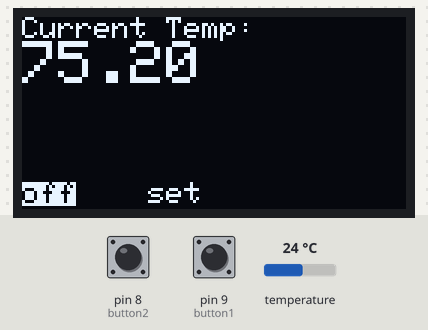
Bench run of a sketch on a simulated Arduino Uno, built with avr-gcc and run on an emulated ATmega328P. On the bench: 128×64 one-colour display. Inputs (shaded band) come from the test bench; at power-on: pin 8 (button2) HIGH, pin 9 (button1) HIGH, temperature 24 °C. The display library's start-up logo is not drawn; what the sketch prints to the serial monitor is not drawn.

Above: at 5.3 s.
5.4 s: pin 8 (button2) pulled LOW for 0.15 s
At 6.8 s:
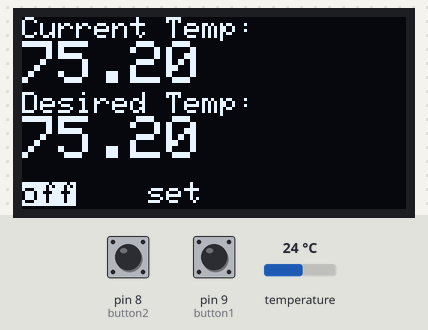
7.1 s: pin 9 (button1) pulled LOW for 1 s
At 9.2 s:
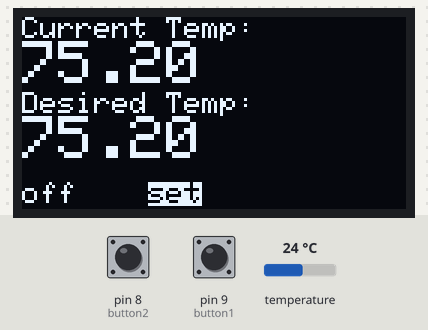
9.6 s: pin 8 (button2) pulled LOW for 1 s
At 10.8 s:
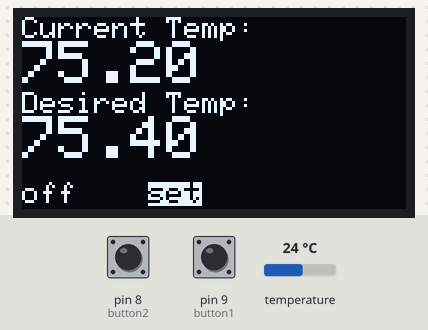
12.1 s: temperature set to 28 °C
At 13.4 s:
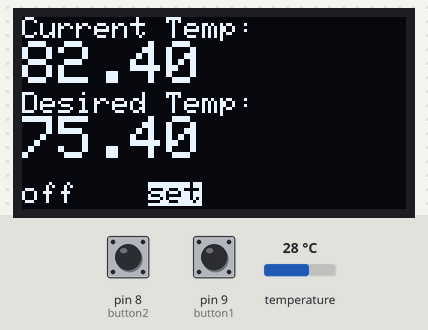
13.7 s: temperature set to 12 °C
At 15.0 s:
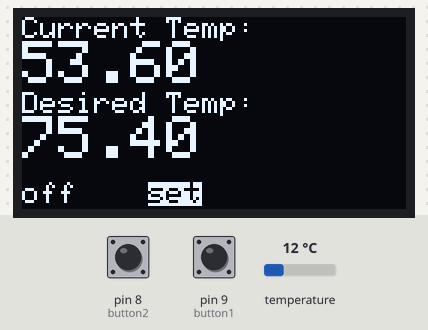
15.4 s: pin 9 (button1) pulled LOW for 1 s
At 16.7 s:
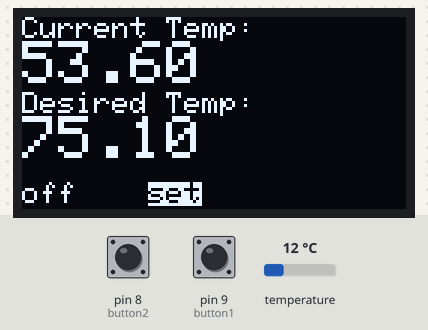
Timing chart, 0 to 18.4 s (numbered marks = the images above; inputs shaded):
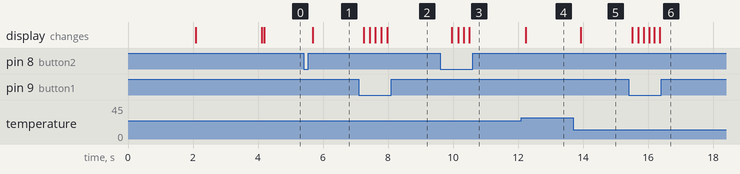

Measured:
- after the input at 5.4 s, the display: changes after 0.29 s (image 1)
- after the input at 7.1 s, the display: changes after 0.15 s (image 2)
- after the input at 9.6 s, the display: first changes after 0.37 s (image 3 shows a later state)
- after the input at 12.1 s, the display: changes after 0.13 s (image 4)
- after the input at 13.7 s, the display: changes after 0.24 s (image 5)
- after the input at 15.4 s, the display: first changes after 0.11 s (image 6 shows a later state)

The sketch:

oled_display.ino
```cpp
#include <Wire.h>
#include <Adafruit_GFX.h>
#include <Adafruit_SSD1306.h>
#include <Fonts/FreeSerif9pt7b.h>
#include <IRremote.h>


#include <DS3232RTC.h>      // https://github.com/JChristensen/DS3232RTC
DS3232RTC myRTC;

#define SCREEN_WIDTH 128 // OLED display width, in pixels
#define SCREEN_HEIGHT 64 // OLED display height, in pixels

#define OLED_RESET 4
#define SCREEN_ADDRESS 0x3C

Adafruit_SSD1306 display(SCREEN_WIDTH, SCREEN_HEIGHT, &Wire, OLED_RESET);

#define  button1 9 //down temp; button states will be inverted since using internal pull-up resistor
#define  button2 8 //up temp

#define IR_SEND_PIN A5

IRsend irsend;

//irsend.enableIROut(A5); //no longer needed


  int button1State;
  int button2State;
  float desiredTemp;
  float currentTemp;
  int mode = 1; //for which cooling mode
  int fanOn = 0; //0 for off, 1 for on

void setup(){

  Serial.begin(9600);
  Wire.begin();


  pinMode(button1, INPUT);
  digitalWrite(button1, HIGH);

  pinMode(button2, INPUT);
  digitalWrite(button2, HIGH);


  display.begin(SSD1306_SWITCHCAPVCC, 0x3C);
  myRTC.begin();


  display.display();
  delay(2000); // Pause for 2 seconds


  // Clear the buffer
  display.clearDisplay();


  // Draw a single pixel in white
  display.drawPixel(10, 10, SSD1306_WHITE);


  // Show the display buffer on the screen. You MUST call display() after
  // drawing commands to make them visible on screen!
  display.display();
  display.clearDisplay();
  delay(2000);

  displayMode(mode);

}


void loop() {

displayRTC();

  if (mode == 1) //off mode
  {
    button1State = digitalRead(button1);
    button2State = digitalRead(button2);

    while (button2State != 0) //stays in this loop until button 2 is pressed
    {

      button1State = digitalRead(button1);
      button2State = digitalRead(button2);
      if (button1State == 0) {
      switch (mode)
      {
        case 1: mode = 2;
                break;
        case 2: mode = 1;
                break;
      }
     }

      displayMode(mode);
      delay(150);

    }
  }


  Serial.print("Mode: ");
  Serial.println(mode);


  displayMode(mode);

  setTemp(mode);

  displayDesiredTemp();

  display.display();

  fanOn = decideToggle(desiredTemp, currentTemp, mode, fanOn);


}


//decides if the fan should be toggled on or off; returns values according to its action
int decideToggle(float desiredTemp, float currentTemp, int mode, int fanOn)
{
  if (((currentTemp - desiredTemp) > .5) && (mode == 2) && (fanOn == 0)) {
    sendIR(); //turn on
    Serial.println("Turning on");
    display.display();
    return 1;
  }


  if (((currentTemp - desiredTemp) <= -0.5) && (fanOn == 1)) {
    sendIR();
    Serial.println("Turning off");
    return 0;
  }

  else {
    return fanOn; //returns what it currently is, when it was passed in
  }
}


//sends the ir signal
void sendIR()
{

   int khz = 38;// 38kHz carrier frequency for the NEC protocol
   unsigned int On[] ={1250,400, 1250,400, 450,1250, 1250,400, 1250,400, 450,1250, 400,1250, 450,1200, 450,1250, 400,1250, 450,1200, 1300};  // Power


   for (int i = 0; i < 10; i++) //need to play around with this value //************
   {
    irsend.sendRaw(On,sizeof(On)/sizeof(int),khz);
   }
  // Serial.println("Toggled");
/*
   for (int i = 0; i < 10; i++) //need to play around with this value
   {
     irsend.sendRaw(On,sizeof(On)/sizeof(int),khz);
   }

 */
}

//displays the current mode
void displayMode(int mode)
{

    display.setTextSize(1);
    display.setCursor(0, 55);

    switch(mode) {
        case 1:
          display.setTextColor(BLACK, WHITE);
          display.print("off");
          display.setTextColor(WHITE, BLACK);
          display.print("    ");
          display.print("set");
          display.print("    ");
          break;

        case 2:
          display.setTextColor(WHITE, BLACK);
          display.print("off");
          display.print("    ");
          display.setTextColor(BLACK, WHITE);
          display.print("set");
          display.setTextColor(WHITE, BLACK);
          display.print("    ");
          break;

    }

    display.display();

}

//changes the desired temp based off of the buttons
void setTemp(int mode)
{
   button1State = digitalRead(button1);
   button2State = digitalRead(button2);
  if (desiredTemp == 0 || mode == 1)
  {
    desiredTemp = currentTemp;
  }
  if ((button2State == 0)  && ((mode == 2) ))
  {
    desiredTemp = desiredTemp + 0.05;

  }

  if ((button1State == 0) && ((mode == 2) ))
  {
    desiredTemp = desiredTemp - 0.05;
  }
}

//displays the desired temp
void displayDesiredTemp()
{
    display.setTextSize(1);
    display.setTextColor(WHITE, BLACK);
    display.setCursor(0, 25);
    display.println("Desired Temp:");
    display.setTextSize(2);
    display.println(desiredTemp);
    display.display();

}

//fxn for writing text on oLED
void draw_text(byte x_pos, byte y_pos, char *text, byte text_size) {
  display.setCursor(x_pos, y_pos);
  display.setTextSize(text_size);
  display.print(text);
  display.display();
}

//manipulates data and disaplays frm RTC
void displayRTC()
{
    char buf[40];
    //time_t t = myRTC.get();
    float celsius = myRTC.temperature() / 4.0;
    currentTemp = celsius * 9.0 / 5.0 + 32.0;

   delay(50);

    display.setTextSize(1);
    display.setTextColor(WHITE, BLACK);

    display.setCursor(0, 0);
    display.println("Current Temp:");

    display.setTextSize(2);
    display.println(currentTemp);

    display.display();
}
```
